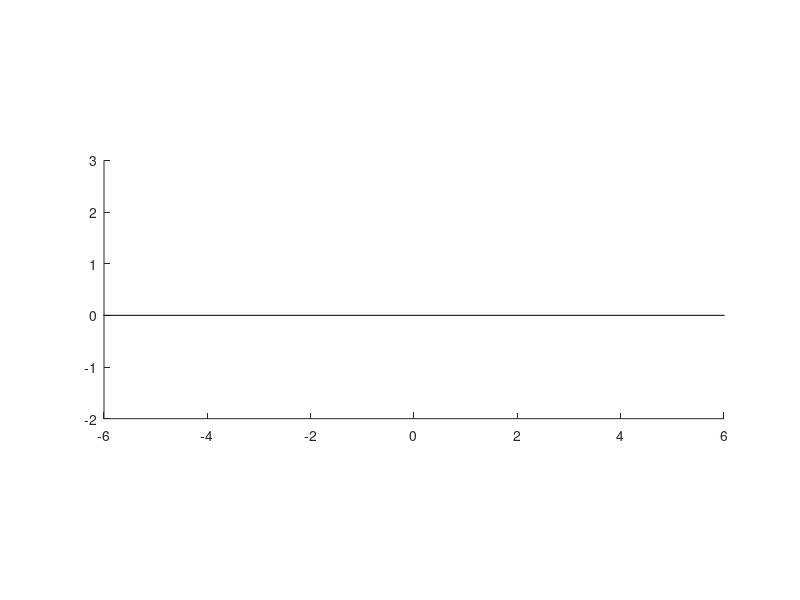

MATLAB code for this plot:
1;
pkg load control
global y;

##**************************************************************************
##*                OCTAVE PROGRAMMING (e-Yantra 2019-20)
##*                ====================================
##*  This software is intended to teach Octave Programming and Mathematical
##*  Modeling concepts
##*  Theme: Biped Patrol
##*  Filename: Cart_Pendulum.m
##*  Version: 1.0.0  
##*  Date: November 3, 2019
##*
##*  Team ID :
##*  Team Leader Name:
##*  Team Member Name
##*
##*  
##*  Author: e-Yantra Project, Department of Computer Science
##*  and Engineering, Indian Institute of Technology Bombay.
##*  
##*  Software released under Creative Commons CC BY-NC-SA
##*
##*  For legal information refer to:
##*        http://creativecommons.org/licenses/by-nc-sa/4.0/legalcode 
##*     
##*
##*  This software is made available on an “AS IS WHERE IS BASIS”. 
##*  Licensee/end user indemnifies and will keep e-Yantra indemnified from
##*  any and all claim(s) that emanate from the use of the Software or 
##*  breach of the terms of this agreement.
##*  
##*  e-Yantra - An MHRD project under National Mission on Education using 
##*  ICT(NMEICT)
##*
##**************************************************************************


## Function : draw_cart_pendulum()
## ----------------------------------------------------
## Input:   y - State Vector. In case of inverted cart pendulum, the state variables
##              are position of cart x, velocity of cart x_dot, angle of pendulum
##              bob theta wrt vertical and angular velocity theta_dot of pendulum
##              bob.
##
## Purpose: Takes the state vector as input. It draws the inverted cart pendulum in 
##          a 2D plot.
function draw_cart_pendulum(y,m, M, L)
  x = y(1);
  theta = y(3);
  
  W = 1*sqrt(M/5);    # cart width
  H = 0.5*sqrt(M/5);  # cart height 
  wr = 0.2;           # wheel radius
  mr = 0.3*sqrt(m);    # mass radius 
  
  y = wr/2 + H/2;
  w1x = x - 0.9*W/2;
  w1y = 0;
  w2x = x + 0.9*W/2 - wr;
  w2y = 0;
  
  px = x - L*sin(theta);
  py = y - L*cos(theta);
   
  hold on;
  clf;
  axis equal;
  rectangle('Position',[x-W/2,y-H/2,W,H],'Curvature',.1,'FaceColor',[1 0.1 0.1])
  rectangle('Position',[w1x,w1y,wr,wr],'Curvature',1,'FaceColor',[0 0 0])
  rectangle('Position',[w2x,w2y,wr,wr],'Curvature',1,'FaceColor',[0 0 0])
  
  line ([-10 10], [0 0], "linestyle", "-", "color", "k");
  line ([x px], [y py], "linestyle", "-", "color", "k");
  rectangle('Position',[px-mr/2,py-mr/2,mr,mr],'Curvature',1,'FaceColor',[.1 0.1 1])
  
  xlim([-6 6]);
  ylim([-2 3]);
  set(gcf, 'Position', [200 300 1000 400]);
  drawnow
  hold off
endfunction
## Function : cart_pendulum_dynamics()
## ----------------------------------------------------
## Input:   y - State Vector. In case of inverted cart pendulum, the state variables
##              are position of cart x, velocity of cart x_dot, angle of pendulum
##              bob theta wrt vertical and angular velocity theta_dot of pendulum
##              bob.
##          m - Mass of pendulum bob
##          M - Mass of cart
##          L - Length of cart
##          g  - Acceleration due to gravity
##          u  - Input to the system. Input is the horizontal force acting on the cart.
##
## Output:  dy -  Derivative of State Vector.
##
## Purpose: Calculates the value of the vector dy according to the equations which 
##          govern this system.
function dy = cart_pendulum_dynamics(y, m, M, L, g,  u)
    
##  sin_theta = sin(y(3));
##  cos_theta = cos(y(3)); 
##  dy(1,1) = y(2);
##  dy(2,1) = (((u) + m*L*(((g*sin_theta*cos_theta)/L) - (y(3)*y(3)*sin_theta)))/((M + m) - (m*cos_theta*cos_theta))) ;
##  dy(3,1) = y(4);
##  dy(4,1) = (cos_theta*(((u) + m*L*(((g*sin_theta*cos_theta/L) - (y(3)*y(3)*sin_theta)))/((M + m) - (m*cos_theta*cos_theta))) + g*sin_theta)) / L ; 
##  

##  sin_theta = sin(y(3)); #sintheta
##  cos_theta = cos(y(3));
##  dy(1,1) = y(2);
##  dy(2,1) = ((u*L)+(-m*g*L*cos_theta*sin_theta)-(m*L*L*y(3)*y(3)*sin_theta))/(((M+m)*L)-(m*cos_theta*cos_theta*L))
##  dy(3,1) = y(4);
##  dy(4,1) = ((u*m*L*cos_theta)+(m*g*L*sin_theta*(M+m))-(m*m*y(3)*y(3)*cos_theta*sin_theta*L*L))/((m*L*L*(M+m))-(m*L*cos_theta*m*L*cos_theta)); 
##
  
  sin_theta = sin(y(3)); #sintheta
  cos_theta = cos(y(3));
  dy(1,1) = y(2);
  dy(2,1) = ((u*L)+(-m*g*L*cos_theta*sin_theta)-(m*L*L*y(4)*y(4)*sin_theta))/(((M+m)*L)-(m*cos_theta*cos_theta*L));
  dy(3,1) = y(4);
  dy(4,1) = (1/L)*(cos_theta*(((u*L)+(-m*g*L*cos_theta*sin_theta)-(m*L*L*y(4)*y(4)*sin_theta))/(((M+m)*L)-(m*cos_theta*cos_theta*L))) - g*sin_theta) ;
  #dy(4,1) = ((u*m*L*cos_theta)+(-m*g*L*sin_theta*(M+m))-(m*m*y(4)*y(4)*cos_theta*sin_theta*L*L))/((m*L*L*(M+m))-(m*L*cos_theta*m*L*cos_theta)); 
 
endfunction

## Function : sim_cart_pendulum()
## ----------------------------------------------------
## Input:   m - Mass of pendulum bob
##          M - Mass of cart
##          L - Length of cart
##          g  - Acceleration due to gravity
##          y0 - Initial Condition of system
##
## Output:  t - Timestep
##          y - Solution array
##          
## Purpose: This function demonstrates the behavior of cart pendulum system without 
##          any external input (u).
##          This integrates the system of differential equation from t0 = 0 to 
##          tf = 10 with initial condition y0
function [t,y] = sim_cart_pendulum(m, M, L, g, y0)
  tspan = 0:0.1:10;                  ## Initialise time step           
  u = 0;                             ## No Input
  [t,y] = ode45(@(t,y)cart_pendulum_dynamics(y,m,M,L,g,u),tspan,y0); ## Solving the differential equation    
endfunction

## Function : cart_pendulum_AB_matrix()
## ----------------------------------------------------
## Input:   m - Mass of pendulum bob
##          M - Mass of cart
##          L - Length of cart
##          g  - Acceleration due to gravity
##
## Output:  A - A matrix of system
##          B - B matrix of system
##          
## Purpose: Declare the A and B matrices in this function.
function [A, B] = cart_pendulum_AB_matrix(m , M, L, g)
  A = [0 1 0 0;0 0 -(m*g)/M 0;0 0 0 1;0 0 -(M+m)*g/(L*M) 0];
  B = [0;1/M;0;-1/(M*L)];  
endfunction

## Function : pole_place_cart_pendulum()
## ----------------------------------------------------
## Input:   m - Mass of pendulum bob
##          M - Mass of cart
##          L - Length of cart
##          g  - Acceleration due to gravity
##          y_setpoint - Reference Point
##          y0 - Initial Condition
##
## Output:  t - Timestep
##          y - Solution array
##          
## Purpose: This function demonstrates the behavior of inverted cart pendulum with 
##          external input using the pole_placement controller
##          This integrates the system of differential equation from t0 = 0 to 
##          tf = 10 with initial condition y0 and input u = -Kx where K is
##          calculated using Pole Placement Technique.
function [t,y] = pole_place_cart_pendulum(m, M, L, g, y_setpoint, y0)
  
  [A,B] = cart_pendulum_AB_matrix(m , M, L, g); ## Initialize A and B matrix
  eigs = [-12;-5;-5;-1]  ;                             ## Initialise desired eigenvalues
  eigs = [-0.001;-0.01;-0.01;-0.01]  ;
  K = place(A,B,eigs);   ## Calculate K matrix for desired eigenvalues
  #size(K)
  tspan = 0:0.1:10; 
  disp("hi1")  
  [t,y] = ode45(@(t,y)cart_pendulum_dynamics(y,m,M,L,g,-K*(y-y_setpoint)),tspan,y0);
  
  #[t,y] = ode45(@(t,y)cart_pendulum_dynamics(y, m, M, L, g, -K*(y-y_setpoint)),tspan,y0);
  disp("hi2")
endfunction


## Function : lqr_cart_pendulum()
## ----------------------------------------------------
## Input:   m - Mass of pendulum bob
##          M - Mass of cart
##          L - Length of cart
##          g  - Acceleration due to gravity
##          y_setpoint - Reference Point
##          y0 - Initial Condition
##
## Output:  t - Timestep
##          y - Solution array
##          
## Purpose: This function demonstrates the behavior of inverted cart pendulum with 
##          external input using the LQR controller
##          This integrates the system of differential equation from t0 = 0 to 
##          tf = 10 with initial condition y0 and input u = -Kx where K is
##          calculated using LQR Controller.
function [t,y] = lqr_cart_pendulum(m, M, L, g, y_setpoint, y0)
  
  [A,B] = cart_pendulum_AB_matrix(m , M, L, g); 
  Q = [10 0 0 0 ; 0 1 0 0 ; 0 0 10 0 ; 0 0 0 1];
  R = 0.001*[1];  

  K = lqr(A,B,Q,R);
  tspan = 0:0.1:10;                  ## Initialise time step 
  [t,y] = ode45(@(t,y)cart_pendulum_dynamics(y, m, M, L, g, -K*(y-y_setpoint)),tspan,y0);
endfunction

## Function : cart_pendulum_main()
## ----------------------------------------------------
## Purpose: Used for testing out the various controllers by calling their 
##          respective functions and observing the behavior of the system. Constant
##          parameters like mass of cart, mass of pendulum bob etc are declared here.
function cart_pendulum_main()
  m = 1;
  M = 5;
  L = 2;
  g = 9.8;
  y_setpoint = [0; 0; pi; 0];
  y0 = [-4; 0; pi + 0.8; 0];
  
  #[t,y] = sim_cart_pendulum(m, M, L, g, y0);
  [t,y] = pole_place_cart_pendulum(m, M, L, g, y_setpoint, y0);
  #[t,y] = lqr_cart_pendulum(m, M, L, g, y_setpoint, y0);
  disp("hi")
  for k = 1:length(t)
    draw_cart_pendulum(y(k, :), m, M, L);  
  endfor
  
endfunction

cart_pendulum_main()
